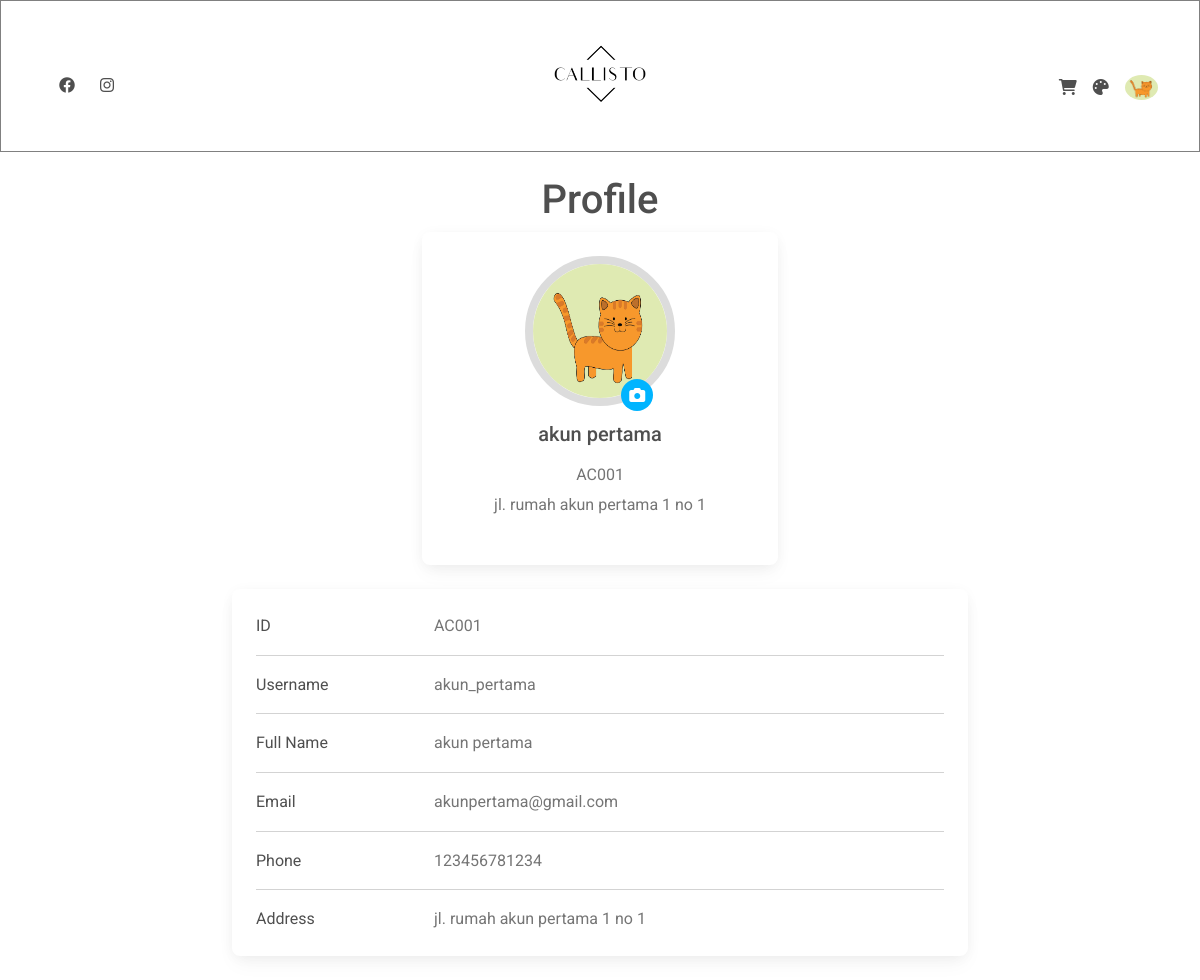
/user_profile.php (signed in), run on the app's committed database.
### tables this page shows
CREATE TABLE `account` (
  `acc_id` varchar(6) NOT NULL,
  `acc_email` varchar(255) NOT NULL,
  `acc_user` varchar(255) NOT NULL,
  `acc_name` varchar(255) NOT NULL,
  `acc_pass` varchar(255) NOT NULL,
  `acc_telp` varchar(15) NOT NULL,
  `acc_gender` int(1) NOT NULL,
  `acc_alamat` varchar(255) DEFAULT NULL,
  `acc_profile` varchar(255) DEFAULT NULL,
  `acc_tglLahir` date DEFAULT NULL,
  PRIMARY KEY (`acc_id`)
);

### user_profile.php (the view, shortened to what this page needs)
<?php
require('helper.php');
?>
<!DOCTYPE html>
<html lang="en">
<head>
    <link href="https://cdnjs.cloudflare.com/ajax/libs/font-awesome/6.0.0/css/all.min.css" rel="stylesheet" />
    <link href="https://cdnjs.cloudflare.com/ajax/libs/mdb-ui-kit/6.0.1/mdb.min.css" rel="stylesheet" />
</head>
<body>
    <header>
        <div class="p-3 text-center bg-white nav-border">
            <div class="container mt-4">
                <div class="row">
                    <div class="col-md-4 d-flex justify-content-center justify-content-md-start align-items-center">
                        <ul class="navbar-nav d-flex flex-row">
                            <li class="nav-item me-3 me-lg-0 mt-4">
                                <a class="nav-link" href="https://www.facebook.com/Maisonfashion">
                                    <i class="fab fa-facebook" style="height:50px ; width:50px ;"></i>
                                </a>
                            </li>
                            <li class="nav-item me-3 me-lg-0 ms-2 mt-4">
                                <a class="nav-link" href="https://www.instagram.com/maisonde_fashion/">
                                    <i class="fab fa-instagram"></i>
                                </a>
                            </li>
                        </ul>
                    </div>
                    <div class="col-md-4">
                        <a href="user_home.php">
                            <img src="asset/logo.png" height="70" />
                        </a>
                    </div>
                    <div class="col-md-4 d-flex justify-content-center justify-content-md-end align-items-center">
                        <div class="d-flex">
                            <a class="text-reset me-3" href="user_cart.php">
                                <span><i class="fas fa-shopping-cart"></i></span>
                            </a>
                            <a class="text-reset me-3" href="user_custom.php">
                                <span><i class="fas fa-palette"></i></span>
                            </a>
                            <?php
                                $sql = "SELECT * FROM account WHERE acc_user = '".$_SESSION['userLogin']."' ";
                                $res = mysqli_query($con, $sql);
                                $rows = mysqli_fetch_assoc($res);
                            ?>
                            <div class="dropdown">
                                <a class="text-reset dropdown-toggle d-flex align-items-center hidden-arrow" href="#" id="navbarDropdownMenuLink" role="button" data-mdb-toggle="dropdown" aria-expanded="false">
                                    <img src="img_profile/<?= $rows['acc_profile'] ?>" class="rounded-circle" height="25" alt="" loading="lazy" />
                                </a>
                            </div>
                        </div>
                    </div>
                </div>
            </div>
        </div>
    </header>
    <div class="container">
        <h1 class="text-center">Profile</h1>
        <div class="row" style="display: block;">
            <div class="col-lg-4 m-auto">
                <div class="card mb-4">
                    <div class="card-body text-center">
                        <?php
                        $query = "SELECT * FROM account WHERE acc_user = '" . $_SESSION['userLogin'] . "'";
                        $result = mysqli_query($con, $query);
                        $row = mysqli_fetch_assoc($result);
                        ?>
                        <form method="post" class="form" id="form" enctype="multipart/form-data">
                            <img src="./img_profile/<?php echo $row['acc_profile']; ?>" class="fotoprofile" width="150px" height="150px" title="<?php echo $row['acc_profile']; ?>">
                            <div class="round">
                                <i class="fa fa-camera" style="color: #fff;"></i>
                            </div>
                        </form>
                        <h5 class="my-3"><?php echo $row['acc_name'];
                                            ?></h5>
                        <p class="text-muted mb-1"><?php echo $row['acc_id'];
                                                    ?></p>
                        <p class="text-muted mb-4"><?php echo $row['acc_alamat'];
                                                    ?></p>
                    </div>
                </div>
            </div>
            <div class="col-lg-8 m-auto">
                <div class="card mb-4">
                    <div class="card-body">
                        <div class="row">
                            <div class="col-sm-3">
                                <p class="mb-0">ID</p>
                            </div>
                            <div class="col-sm-9">
                                <p class="text-muted mb-0">
                                    <?php echo $row['acc_id'];
                                    ?></p>
                            </div>
                        </div>
                        <hr>
                        <div class="row">
                            <div class="col-sm-3">
                                <p class="mb-0">Username</p>
                            </div>
                            <div class="col-sm-9">
                                <p class="text-muted mb-0">
                                    <?php echo $row['acc_user'];
                                    ?></p>
                            </div>
                        </div>
                        <hr>
                        <div class="row">
                            <div class="col-sm-3">
                                <p class="mb-0">Full Name</p>
                            </div>
                            <div class="col-sm-9">
                                <p class="text-muted mb-0">
                                    <?php echo $row['acc_name'];
                                    ?></p>
                            </div>
                        </div>
                        <hr>
                        <div class="row">
                            <div class="col-sm-3">
                                <p class="mb-0">Email</p>
                            </div>
                            <div class="col-sm-9">
                                <p class="text-muted mb-0">
                                    <?php echo $row['acc_email'];
                                    ?></p>
                            </div>
                        </div>
                        <hr>
                        <div class="row">
                            <div class="col-sm-3">
                                <p class="mb-0">Phone</p>
                            </div>
                            <div class="col-sm-9">
                                <p class="text-muted mb-0">
                                    <?php echo $row['acc_telp'];
                                    ?></p>
                            </div>
                        </div>
                        <hr>
                        <div class="row">
                            <div class="col-sm-3">
                                <p class="mb-0">Address</p>
                            </div>
                            <div class="col-sm-9">
                                <p class="text-muted mb-0">
                                    <?php echo $row['acc_alamat'];
                                    ?></p>
                            </div>
                        </div>
                    </div>
                </div>
            </div>
        </div>
    </div>
</body>
</html>

### user_profile.php (style rules this page uses)
.nav-border { border: 1px solid gray; margin-bottom: 3vh; }
.round { position: absolute; bottom: 0; right: 0; left: 56%; top: 44%; background: #00B4FF; width: 32px; height: 32px; line-height: 33px; text-align: center; border-radius: 50%; overflow: hidden; }
.fotoprofile { border-radius: 50%; border: 8px solid #DCDCDC; }

### data on the page
account: acc_profile (picture), acc_name "akun pertama", acc_id "AC001", acc_alamat "jl. rumah akun pertama 1 no 1", acc_user "akun_pertama", acc_email "akunpertama@gmail.com", acc_telp "123456781234"
